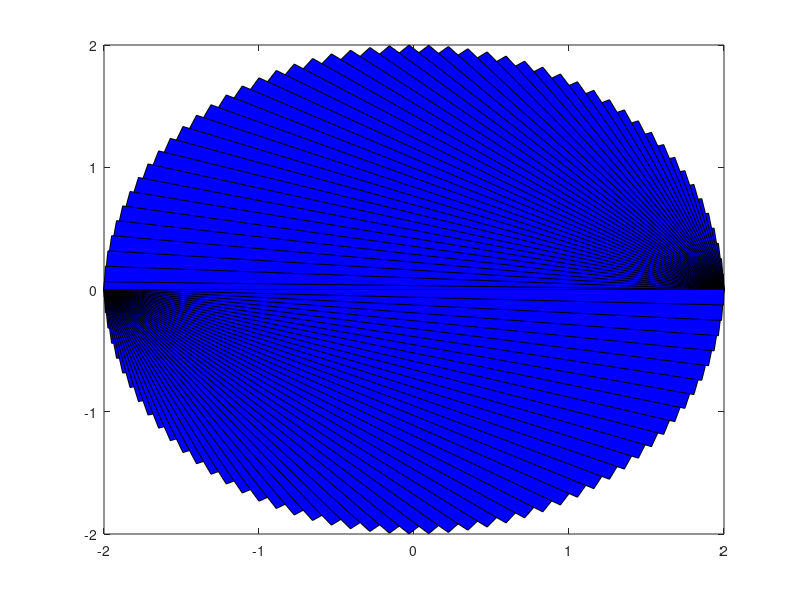

Write the MATLAB code that produced this figure.
% rotate two triangles into a circle such as to optain a rectangle. The
% final shape of the resulting figure of the rotated rectangles will
% be a circle.

t = linspace(0, 2 * pi, 100);
x = 2 * cos(t);
y = 2 * sin(t);

axis([-2 2 -2 2]);

for i=1:length(x)
    X = [-2; 2; x(i)];
    Y = [0; 0; y(i)];
    fill(X, Y, 'b');
    hold on;
    drawnow
end
